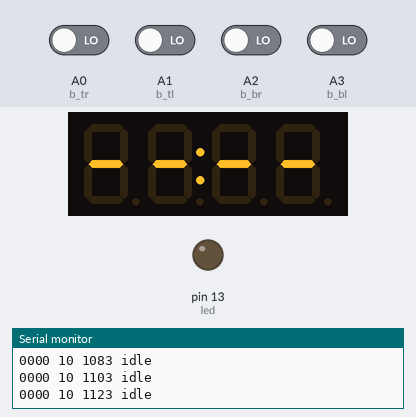
This sketch was run on a simulated Arduino Uno, built with avr-gcc and run on an emulated ATmega328P. Shown: 4-digit seven-segment display, output pins drawn as LEDs (lit = HIGH), the last lines printed to the serial monitor. The test bench sets the inputs (shaded band); at power-on: A0 (b_tr), A1 (b_tl), A2 (b_br), A3 (b_bl) LOW.

Above: at 1.2 s.
1.3 s: A1 (b_tl) driven HIGH
At 3.7 s:
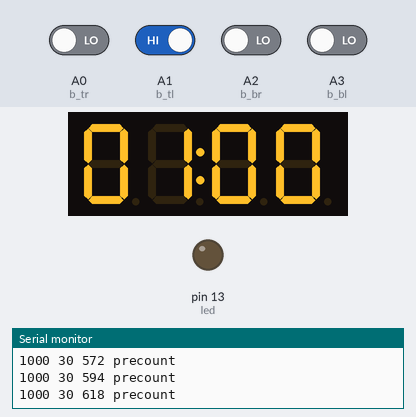
4.3 s: A2 (b_br) driven HIGH
At 5.1 s:
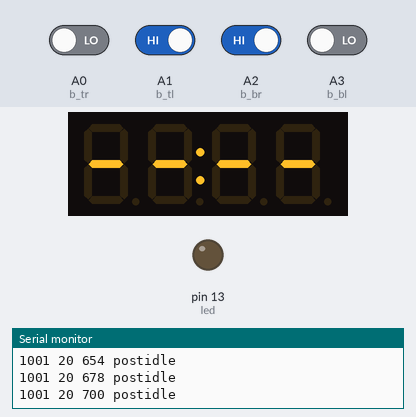
7.3 s: A0 (b_tr) driven HIGH
10.3 s: A0 (b_tr) driven LOW
13.1 s: A1 (b_tl) driven LOW
16.1 s: A1 (b_tl) driven HIGH and A2 (b_br) driven LOW
At 19.8 s:
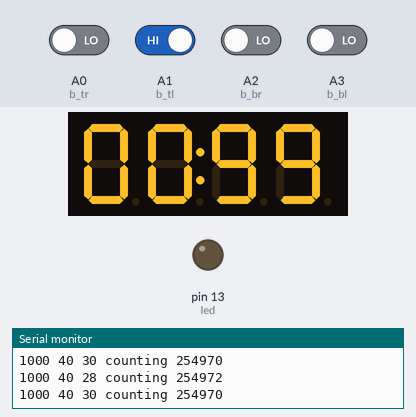
Timing chart, 0 to 20.1 s (numbered marks = the images above; inputs shaded):
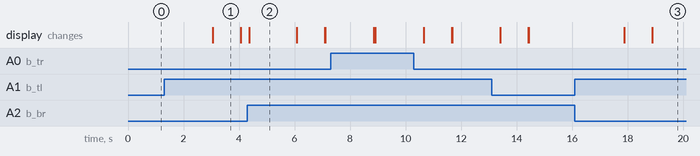

The sketch:

BombTimer.ino
```cpp
#include "Arduino.h"
#include "EEPROM.h"
#include "Adafruit_LEDBackpack.h"  /* Adafruit LED Backpack Library */

// input and output ports
#define b_tl A1  // button top left (1)
#define b_tr A0  // button top right (3)
#define b_bl A3  // button bottom left (*)
#define b_br A2  // button bottom right (#)
#define led 13   // onboard led at pin 13

// eeprom addresses of certain values
#define value_addr 0xFA  // EEPROM address of value
#define brigt_addr 0xFB  // EEPROM address of brigtness
#define facto_addr 0xFC  // EEPROM address of factor

// possible states for the finite state machine
enum status {
	idle = 10,
	postidle = 20,
	precount = 30,
	counting = 40,
	prefinished = 50,
	finished = 60,
};
status state = idle;

// global runtime variables
unsigned int global_counter = 0;
unsigned long last_statechange = 0;
unsigned long now, state_age;
signed long remaining;

// Instantiate the display itself
Adafruit_7segment Display = Adafruit_7segment();


// function to display values in a nice way
void displayPrint(int value, bool colon = true){
	switch (value) {
	case INT16_MAX:
		// just print dashes
		for (int digit = 0; digit < 5; digit++) { Display.writeDigitRaw(digit, 0x40); }
		break;
	case INT16_MIN:
		// clear the display
		for (int digit = 0; digit < 5; digit++) { Display.writeDigitRaw(digit, 0x00); }
		break;
	default:

		// print number leading zero
		Display.print(value);
		if (value<1000) { Display.writeDigitNum(0, 0); }
		if (value<100) { Display.writeDigitNum(1, 0); }
		if (value<10) { Display.writeDigitNum(3, 0); }
		break;
	}
	Display.drawColon(colon);
	Display.writeDisplay();
}

// configure function to set total time
void setTimerValue(){
	Serial.println("set timer - press reset to finish");
	uint8_t value = EEPROM.read(value_addr);
	Display.blinkRate(1);
	while (true) {  // loop forever
		if (digitalRead(b_tr)) value++;
		if (digitalRead(b_tl)) value--;
		if (value > 100) value = 100;
		Display.print((int)value); Display.writeDisplay();
		EEPROM.write(value_addr, value);
		delay(100);
	}
}

// configure function to set brigtness
void setBrightness(){
	Serial.println("set brightness - press reset to finish");
	uint8_t value = EEPROM.read(brigt_addr);
	Display.blinkRate(1);
	while (true) {  // loop forever
		if (digitalRead(b_tr)) value++;
		if (digitalRead(b_tl)) value--;
		if (value > 16) value = 16;
		Display.setBrightness(value);
		Display.print((int)value); Display.writeDisplay();
		EEPROM.write(brigt_addr, value);
		delay(100);
	}
}

// configure function to set accuracy
void setFactor(){
	Serial.println("set factor - press reset to finish");
	uint8_t value = EEPROM.read(facto_addr);
	Display.drawColon(true);
	Display.blinkRate(1);
	while (true) {  // loop forever
		if (digitalRead(b_tr)) value=1;
		if (digitalRead(b_tl)) value=100;
		displayPrint((int)value, true);
		EEPROM.write(facto_addr, value);
		delay(100);
	}
}

void setup()  /* ARDUINO NATIVE FUNCTION: RUN ONCE AFTER POWERON */
{
	Serial.begin(9600); Serial.println("7 Segment BombTimer");

	pinMode(b_tl, INPUT); pinMode(b_tr, INPUT); pinMode(b_bl, INPUT); pinMode(b_br, INPUT);
	pinMode(led, OUTPUT);

	Display.begin(0x73);
	Display.setBrightness(EEPROM.read(brigt_addr));

	// catch configure functions first if according pressed
	if (digitalRead(b_bl)) {
		setTimerValue();
	}
	if (digitalRead(b_br)) {
		setBrightness();
	}

	if (digitalRead(b_tr)) {
		setFactor();
	}

}


void loop()  /* ARDUINO NATIVE FUNCTION: RUN REPEATEDLY */
{
	// gather facts
	bool keypress_tl = digitalRead(b_tl);
	bool keypress_tr = digitalRead(b_tr);
	bool keypress_bl = digitalRead(b_bl);
	bool keypress_br = digitalRead(b_br);

	now = millis();
	state_age = (now - last_statechange);

	global_counter++;

	// little bit of reporting
	Serial.println();
	Serial.print(keypress_tl);Serial.print(keypress_tr);Serial.print(keypress_bl);Serial.print(keypress_br);
	Serial.print(" "); Serial.print(state);
	Serial.print(" "); Serial.print(state_age);

	// enter the state-machinery
	switch(state){
	case idle:
		Serial.print(" idle");
		digitalWrite(led, false);
		displayPrint(INT16_MAX); // just dashes
		if (keypress_tl) {
			last_statechange = now; state = postidle;
		}
		break;

	case postidle:
		Serial.print(" postidle");

		if (state_age > 1700) {
			last_statechange = now; state = precount;
		}
		break;

	case precount:
		Serial.print(" precount");
		displayPrint(EEPROM.read(value_addr)*100/EEPROM.read(facto_addr));
		if (keypress_tr or state_age > 1000) {
			last_statechange = now; state = counting;
		}
		break;

	case counting:
		Serial.print(" counting");
		remaining = long(EEPROM.read(value_addr)) * 1000 - state_age ;
		displayPrint((long)remaining/10/EEPROM.read(facto_addr), (remaining/500)%2);
		Serial.print(" "); Serial.print(remaining);
		if (remaining <= 0) {
			last_statechange = now; state = prefinished;
		}
		if (keypress_tl) last_statechange = now;
		if (keypress_br) state = idle;
		break;

	case prefinished:
		Serial.print(" prefinished");
		if (global_counter%2){ displayPrint(0); } // display 00:00
		else { displayPrint(INT16_MIN, false); } // switch off
		if (state_age > 1000) {
			last_statechange = now; state = finished;
		}
		delay(100);
		break;

	case finished:
		Serial.print(" finished");
		digitalWrite(led, true);
		displayPrint(0);
		if (keypress_br) {
			last_statechange = now; state = idle;
		}
		break;

	default:
		Serial.print(" DEFAULT SHOULD NOT HAPPEN");
		while (true) {delay(1000);}
		break;

	}

	// thats it, just wait a little bit for buffers to flush
	delay(10);
}
```

Measured:
- after the input at 1.3 s, the display: changes after 1.8 s (image 1)
- after the input at 4.3 s, the display: changes after 0.06 s (image 2)
- after the input at 16.1 s, the display: first changes after 1.8 s (image 3 shows a later state)
- what the display in image 1 shows lasts 1.0 s, from 3.1 s to 4.1 s
- what the display in image 2 shows lasts 1.7 s, from 4.4 s to 6.1 s
